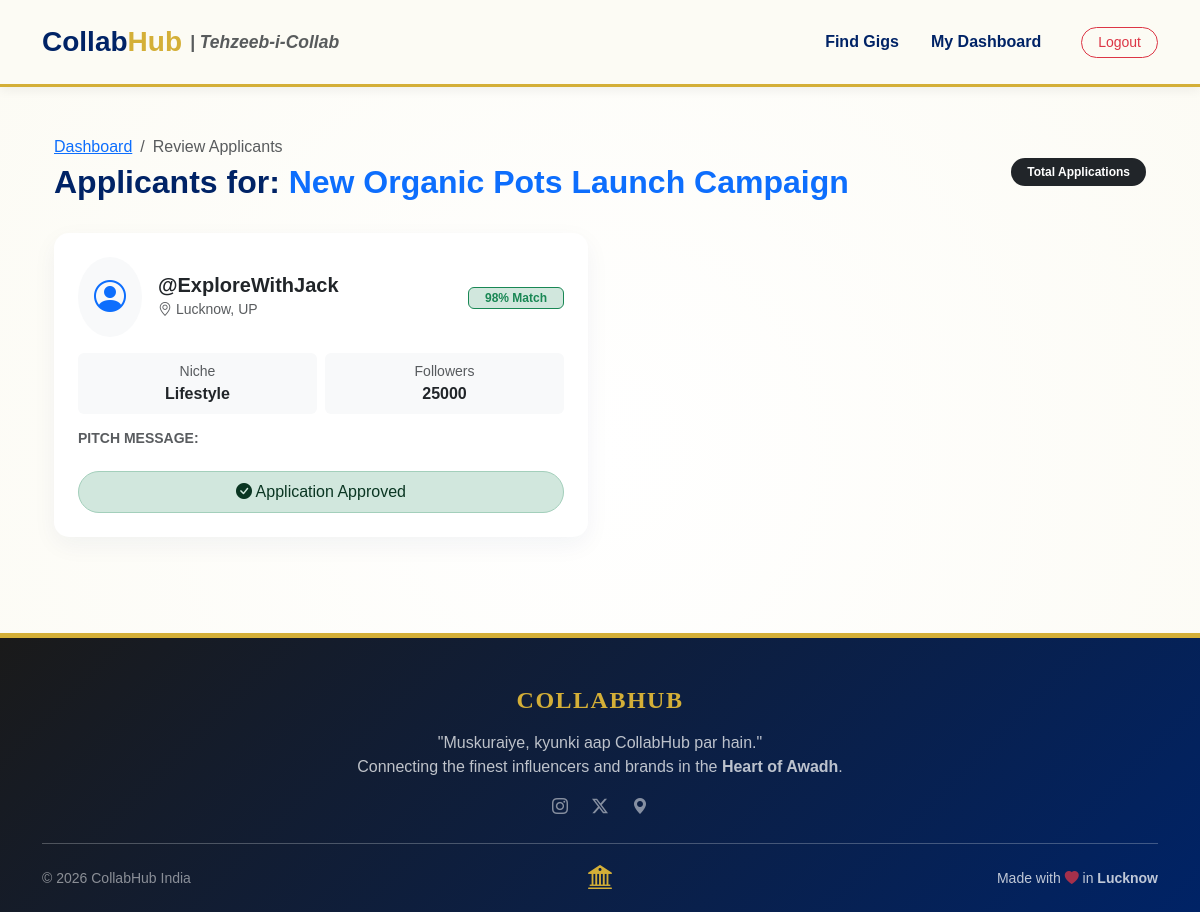
/campaign/8/applicants/ (signed in), run on the app's committed database.
### hub/models.py (models this page shows, shortened)
class Campaign(models.Model):
    brand = models.ForeignKey(User, on_delete=models.CASCADE, related_name='campaigns')
    title = models.CharField(max_length=200)
    description = models.TextField()
    budget = models.DecimalField(max_digits=10, decimal_places=2)
    required_niche = models.CharField(max_length=50)
    min_followers = models.PositiveIntegerField(default=0)
    created_at = models.DateTimeField(auto_now_add=True)
    is_active = models.BooleanField(default=True)

class Application(models.Model):
    STATUS_CHOICES = (
        ('pending', 'Pending'),
        ('accepted', 'Accepted'),
        ('declined', 'Declined'),
    )
    campaign = models.ForeignKey(Campaign, on_delete=models.CASCADE, related_name='applications')
    influencer = models.ForeignKey(User, on_delete=models.CASCADE, related_name='applications_submitted')
    message = models.TextField(help_text="Pitch to the brand", blank=True)
    status = models.CharField(max_length=20, choices=STATUS_CHOICES, default='pending')
    applied_on = models.DateTimeField(auto_now_add=True)
    class Meta:
        unique_together = ('campaign', 'influencer')

class User(AbstractUser):
    is_brand = models.BooleanField(default=False)
    is_influencer = models.BooleanField(default=False)

class Profile(models.Model):
    user = models.OneToOneField(User, on_delete=models.CASCADE)
    bio = models.TextField(blank=True, null=True)
    location = models.CharField(max_length=100, blank=True) # e.g., "Lucknow"
    profile_picture = models.ImageField(upload_to='profiles/', blank=True, null=True)
    niche = models.CharField(max_length=50, blank=True) # e.g., "Lifestyle", "Tech"
    instagram_handle = models.CharField(max_length=100, blank=True)
    follower_count = models.PositiveIntegerField(default=0)
    company_name = models.CharField(max_length=150, blank=True)
    website = models.URLField(blank=True)

### hub/views.py (the view)
# urls.py: path('campaign/<int:pk>/applicants/', views.campaign_applicants, name='campaign_applicants'),
@login_required
def campaign_applicants(request, pk):
    campaign = get_object_or_404(Campaign, pk=pk)
    applicants = campaign.applications.all()
    return render(request, 'hub/applicants_list.html', {
        'campaign': campaign,
        'applicants': applicants,
    })

### hub/templates/hub/applicants_list.html (shortened to what this page needs)
{% extends 'hub/base.html' %}
{% block content %}
<div class="container py-4">
    <div class="d-flex justify-content-between align-items-center mb-4">
        <div>
            <nav aria-label="breadcrumb">
                <ol class="breadcrumb mb-1">
                    <li class="breadcrumb-item"><a href="{% url 'brand_dashboard' %}">Dashboard</a></li>
                    <li class="breadcrumb-item active">Review Applicants</li>
                </ol>
            </nav>
            <h2 class="fw-bold">Applicants for: <span class="text-primary">{{ campaign.title }}</span></h2>
        </div>
        <span class="badge bg-dark rounded-pill px-3 py-2">{{ applications.count }} Total Applications</span>
    </div>
    <div class="row">
        {% for app in applicants %}
        <div class="col-md-6 mb-4">
            <div class="card border-0 shadow-sm rounded-4 h-100">
                <div class="card-body p-4">
                    <div class="d-flex align-items-center mb-3">
                        <div class="rounded-circle bg-light p-3 me-3">
                            <i class="bi bi-person-circle fs-2 text-primary"></i>
                        </div>
                        <div>
                            <h5 class="fw-bold mb-0">@{{ app.influencer.username }}</h5>
                            <small class="text-muted"><i class="bi bi-geo-alt"></i> Lucknow, UP</small>
                        </div>
                        <div class="ms-auto text-end">
                            <div class="badge bg-success-subtle text-success border border-success px-3">
                                98% Match
                            </div>
                        </div>
                    </div>
                    <div class="row g-2 mb-3">
                        <div class="col-6">
                            <div class="p-2 bg-light rounded text-center">
                                <small class="text-muted d-block small">Niche</small>
                                <span class="fw-bold">{{ app.influencer.profile.niche }}</span>
                            </div>
                        </div>
                        <div class="col-6">
                            <div class="p-2 bg-light rounded text-center">
                                <small class="text-muted d-block small">Followers</small>
                                <span class="fw-bold">{{ app.influencer.profile.follower_count }}</span>
                            </div>
                        </div>
                    </div>
                    <h6 class="fw-bold small text-uppercase text-muted">Pitch Message:</h6>
                    <div class="d-grid gap-2 d-md-flex mt-4">
                      {% if app.status == 'pending' %}
                        <a href="{% url 'update_application_status' app.pk 'accepted' %}" class="btn btn-primary btn-sm flex-grow-1 rounded-pill">Approve</a>
                        <a href="{% url 'update_application_status' app.pk 'declined' %}" class="btn btn-outline-danger btn-sm flex-grow-1 rounded-pill">Decline</a>
                      {% elif app.status == 'accepted' %}
                      <div class="alert alert-success w-100 mb-0 py-2 text-center rounded-pill">
                        <i class="bi bi-check-circle-fill"></i> Application Approved
                      </div>
                      {% else %}
                      <div class="alert alert-secondary w-100 mb-0 py-2 text-center rounded-pill">
                        <i class="bi bi-x-circle-fill"></i> Application Declined
                      </div>
                      {% endif %}
                    </div>
                </div>
            </div>
        </div>
        {% empty %}
        <div class="col-12 text-center py-5">
            <i class="bi bi-person-x display-1 text-muted"></i>
            <p class="mt-3 text-muted">No one has applied yet. Give local Lucknow creators some time!</p>
        </div>
        {% endfor %}
    </div>
</div>
{% endblock %}

### static/css/style.css (style rules this page uses)
:root { --nawabi-gold: #D4AF37; --royal-navy: #002366; --ivory-base: #FCFBF4; }
body { background-color: var(--ivory-base) !important; color: var(--royal-navy); font-family: 'Poppins', sans-serif; min-height: 100vh; display: flex; flex-direction: column; }
.card { background: #ffffff !important; border: none !important; border-radius: 15px !important; box-shadow: 0 8px 25px rgba(0, 35, 102, 0.05) !important; transition: transform 0.2s ease; }
h1, h2, h3, .navbar-brand { color: var(--royal-navy); font-weight: 700; }
html, body { height: 100%; }
body { display: flex; flex-direction: column; }
.container { flex: 1 0 auto; }
:root { --nawabi-gold: #D4AF37; --royal-navy: #002366; --ivory-white: #FCFBF4; }
body { background-color: var(--ivory-white); color: var(--royal-navy); }
.card { background-color: #ffffff; border: 1px solid rgba(0,35,102,0.05); }
body { background-color: var(--ivory-base); color: var(--royal-navy); }
.card { background-color: #ffffff; border: none; border-radius: 20px; box-shadow: 0 10px 30px rgba(0, 35, 102, 0.05); transition: transform 0.3s ease; }
body { background-color: #FCFBF4 !important; background-image: radial-gradient(circle at 50% 50%, #ffffff 0%, #FCFBF4 100%); color: #002366; min-height: 100vh; }

### data on the page
Campaign: title "New Organic Pots Launch Campaign"
Application: influencer.username "ExploreWithJack", influencer.profile.niche "Lifestyle", influencer.profile.follower_count "25000", status "accepted" (drawn)
